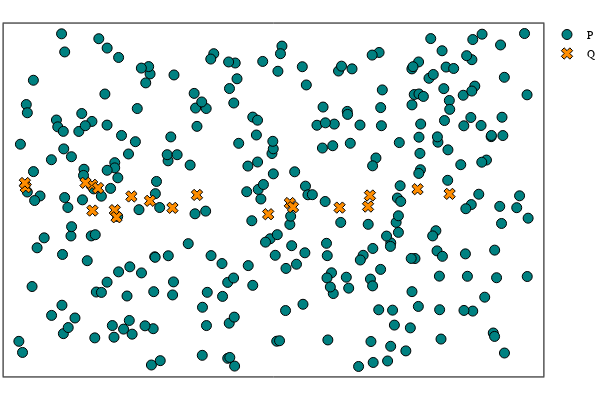

The code cell stored with this chart in its notebook:
### Markdown cell above
Plot the points on square torus. Assume that the sides of the squares have been identified to represent a torus

### Code cell
p = plot_P_Q(P, Q)

### Figure 1 — Plotly figure (JSON) as saved in the notebook; plotly's stock layout.template omitted (floating-point values rounded to 4 significant figures; data arrays with more than 128 entries replaced by an {"elided": "..."} marker saying what was removed)
{"data": [{"colorbar": {"title": ""}, "legendgroup": "P", "marker": {"color": "rgba(0, 129, 129, 1.000)", "line": {"color": "rgba(0, 0, 0, 1.000)", "width": 1}, "size": 10, "symbol": "circle"}, "mode": "markers", "name": "P", "showlegend": true, "type": "scatter", "x": {"elided": "300 float values"}, "xaxis": "x1", "y": {"elided": "300 float values"}, "yaxis": "y1", "zmax": null, "zmin": null}, {"colorbar": {"title": ""}, "legendgroup": "Q", "marker": {"color": "rgba(255, 141, 0, 1.000)", "line": {"color": "rgba(0, 0, 0, 1.000)", "width": 1}, "size": 10, "symbol": "x"}, "mode": "markers", "name": "Q", "showlegend": true, "type": "scatter", "x": [1.201, 0.9257, 0.12, 0.998, 1.628, 0.1093, 4.298, 2.199, 5.265, 0.8452, 4.876, 3.325, 0.9296, 3.063, 1.222, 1.901, 3.364, 1.403, 3.93, 4.275], "xaxis": "x1", "y": [2.954, 3.431, 3.386, 3.37, 3.13, 3.464, 3.23, 3.24, 3.26, 3.468, 3.348, 3.088, 2.947, 2.877, 2.82, 2.998, 3.011, 3.212, 3.002, 3.021], "yaxis": "y1", "zmax": null, "zmin": null}], "layout": {"annotations": [], "height": 400, "legend": {"bgcolor": "rgba(255, 255, 255, 1.000)", "bordercolor": "rgba(0, 0, 0, 1.000)", "font": {"color": "rgba(0, 0, 0, 1.000)", "family": "sans-serif", "size": 11}, "tracegroupgap": 0, "x": 1, "y": 1}, "margin": {"b": 20, "l": 0, "r": 0, "t": 20}, "paper_bgcolor": "rgba(255, 255, 255, 1.000)", "plot_bgcolor": "rgba(255, 255, 255, 1.000)", "showlegend": true, "width": 600, "xaxis": {"anchor": "y1", "domain": [0.006562, 0.9934], "gridcolor": "rgba(0, 0, 0, 0.100)", "gridwidth": 0.5, "linecolor": "rgba(0, 0, 0, 1.000)", "mirror": true, "range": [-0.1489, 6.404], "showgrid": true, "showline": true, "showticklabels": true, "tickangle": 0, "tickcolor": "rgb(0, 0, 0)", "tickfont": {"color": "rgba(0, 0, 0, 1.000)", "family": "sans-serif", "size": 11}, "tickmode": "array", "ticks": "inside", "ticktext": [], "tickvals": [], "title": "", "titlefont": {"color": "rgba(0, 0, 0, 1.000)", "family": "sans-serif", "size": 15}, "type": "-", "visible": true, "zeroline": false, "zerolinecolor": "rgba(0, 0, 0, 1.000)"}, "yaxis": {"anchor": "x1", "domain": [0.009843, 0.9902], "gridcolor": "rgba(0, 0, 0, 0.100)", "gridwidth": 0.5, "linecolor": "rgba(0, 0, 0, 1.000)", "mirror": true, "range": [-0.1751, 6.465], "showgrid": true, "showline": true, "showticklabels": true, "tickangle": 0, "tickcolor": "rgb(0, 0, 0)", "tickfont": {"color": "rgba(0, 0, 0, 1.000)", "family": "sans-serif", "size": 11}, "tickmode": "array", "ticks": "inside", "ticktext": [], "tickvals": [], "title": "", "titlefont": {"color": "rgba(0, 0, 0, 1.000)", "family": "sans-serif", "size": 15}, "type": "-", "visible": true, "zeroline": false, "zerolinecolor": "rgba(0, 0, 0, 1.000)"}}}
